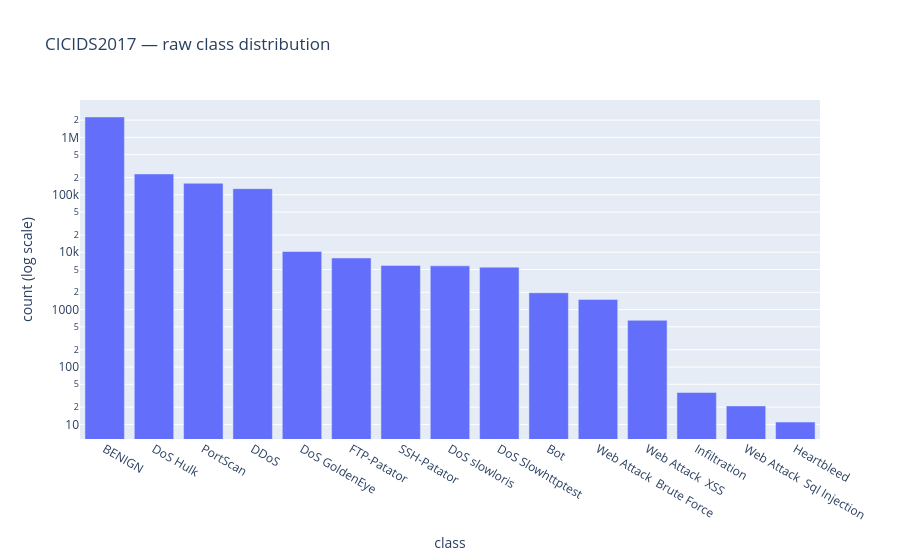

Notebook code for this chart:
### Markdown cell above
## 2. Class distribution (raw)

### Code cell
counts = data[cfg.LABEL_COL].value_counts()
fig = px.bar(
    x=counts.index, y=counts.values, log_y=True,
    labels={"x": "class", "y": "count (log scale)"},
    title="CICIDS2017 — raw class distribution",
)
fig.show()
print(counts)

### Figure 1 — Plotly figure (JSON) as saved in the notebook; plotly's stock layout.template omitted (floating-point values rounded to 4 significant figures)
{"data": [{"hovertemplate": "class=%{x}<br>count (log scale)=%{y}<extra></extra>", "legendgroup": "", "marker": {"color": "#636efa", "pattern": {"shape": ""}}, "name": "", "orientation": "v", "showlegend": false, "textposition": "auto", "type": "bar", "x": ["BENIGN", "DoS Hulk", "PortScan", "DDoS", "DoS GoldenEye", "FTP-Patator", "SSH-Patator", "DoS slowloris", "DoS Slowhttptest", "Bot", "Web Attack  Brute Force", "Web Attack  XSS", "Infiltration", "Web Attack  Sql Injection", "Heartbleed"], "xaxis": "x", "y": [2273097, 231073, 158930, 128027, 10293, 7938, 5897, 5796, 5499, 1966, 1507, 652, 36, 21, 11], "yaxis": "y"}], "layout": {"barmode": "relative", "legend": {"tracegroupgap": 0}, "title": {"text": "CICIDS2017 — raw class distribution"}, "xaxis": {"anchor": "y", "domain": [0, 1], "title": {"text": "class"}}, "yaxis": {"anchor": "x", "domain": [0, 1], "title": {"text": "count (log scale)"}, "type": "log"}}}
